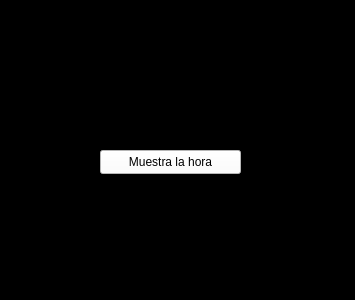
<?xml version="1.0" encoding="UTF-8"?>
<ui version="4.0">
 <class>MainWindow</class>
 <widget class="QMainWindow" name="MainWindow">
  <property name="geometry">
   <rect>
    <x>0</x>
    <y>0</y>
    <width>355</width>
    <height>300</height>
   </rect>
  </property>
  <property name="windowTitle">
   <string>MainWindow</string>
  </property>
  <property name="styleSheet">
   <string notr="true">background-color:black;</string>
  </property>
  <widget class="QWidget" name="centralwidget">
   <widget class="QPushButton" name="pushButton">
    <property name="geometry">
     <rect>
      <x>100</x>
      <y>150</y>
      <width>141</width>
      <height>24</height>
     </rect>
    </property>
    <property name="styleSheet">
     <string notr="true">color:black;
background-color:white;</string>
    </property>
    <property name="text">
     <string>Muestra la hora</string>
    </property>
   </widget>
   <widget class="QLabel" name="hour">
    <property name="geometry">
     <rect>
      <x>100</x>
      <y>30</y>
      <width>181</width>
      <height>101</height>
     </rect>
    </property>
    <property name="styleSheet">
     <string notr="true">color:white;
font-size:30px;</string>
    </property>
    <property name="text">
     <string/>
    </property>
   </widget>
  </widget>
  <widget class="QMenuBar" name="menubar">
   <property name="geometry">
    <rect>
     <x>0</x>
     <y>0</y>
     <width>355</width>
     <height>21</height>
    </rect>
   </property>
  </widget>
  <widget class="QStatusBar" name="statusbar"/>
 </widget>
 <resources/>
 <connections/>
</ui>
